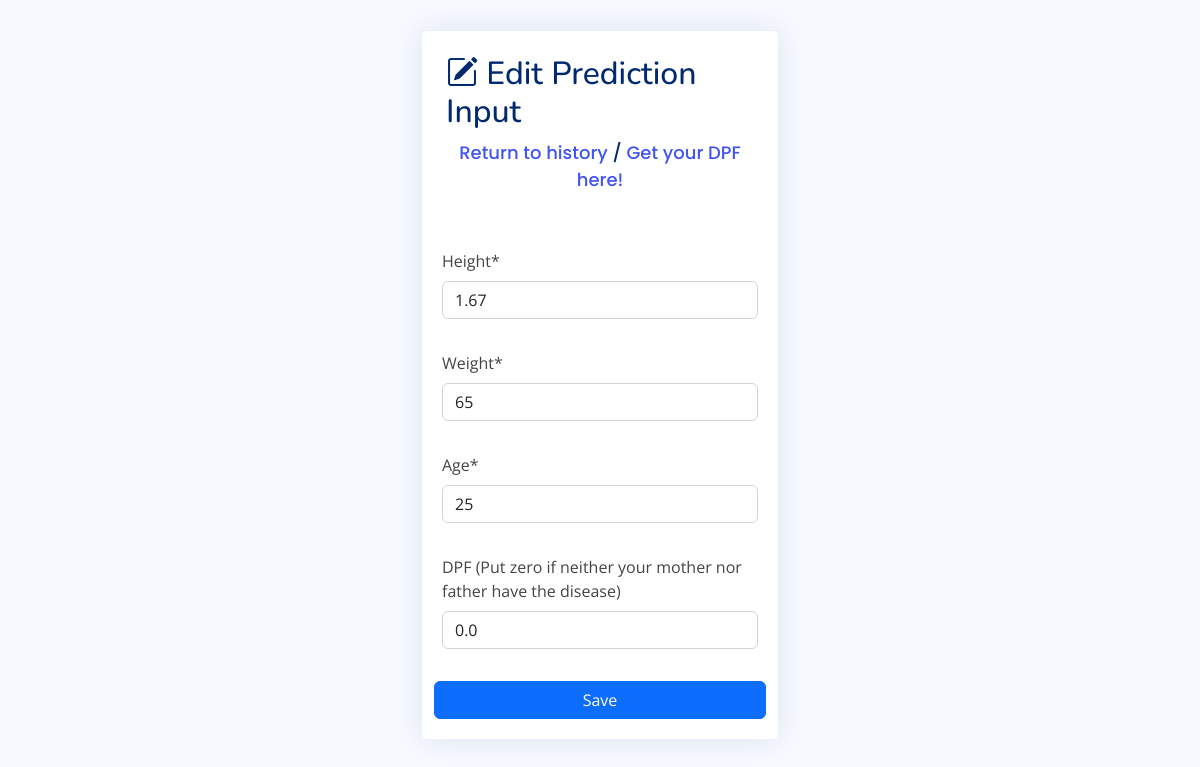
/history/predictions/2 (signed in), run on the app's committed database.
### dashboard/models.py (models this page shows, shortened)
class PredictionData(models.Model):
	author = models.ForeignKey(User, on_delete=models.CASCADE)
	height = models.FloatField(null=True)
	weight = models.PositiveIntegerField(null=True)
	age = models.PositiveIntegerField(null=True)
	date = models.DateTimeField(auto_now_add=True)
	dpf = models.FloatField(default=0)
	bmi = models.FloatField(blank=True)
	predictions = models.PositiveIntegerField(blank=True)

### dashboard/views.py (the view)
# urls.py: path('history/predictions/<int:pk>', views.predictionEdit, name='prediction-edit'),
@login_required
def predictionEdit(request, pk):
	predictionSingleInfo = PredictionData.objects.get(id=pk)
	if request.method == 'POST':
		form_prediction = EditPredictionDataForm(request.POST, instance=predictionSingleInfo)
		if form_prediction.is_valid():
			form_prediction.save()
			return redirect('dashboard-history')
	else:
		form_prediction = EditPredictionDataForm(instance=predictionSingleInfo)
	context = {
		'predictionSingleInfo': predictionSingleInfo,
		'form_prediction': form_prediction,
	}
	return render(request, 'dashboard/edit-prediction-history.html', context)

### dashboard/forms.py
class EditPredictionDataForm(forms.ModelForm):
	dpf = forms.CharField(label="DPF (Put zero if neither your mother nor father have the disease)", required=False)
	class Meta:
		model = PredictionData
		fields = ['height', 'weight', 'age', 'dpf']

### templates/dashboard/edit-prediction-history.html (shortened to what this page needs)
{% extends 'partials/baselogin.html' %}
{% load crispy_forms_tags %}
{% block content %}
<div class="container">
	<div class="row align-items-center justify-content-center" style="height:100vh;">
		<div class="col-md-4">
			<div class="card">
				<div class="card-title p-4">
					<h2><i class="bi bi-pencil-square"></i> Edit Prediction Input</h2>
					<div class="text-center">
						<a href="{% url 'dashboard-history' %}">Return to history</a> /
          				<a href="#" data-bs-toggle="modal" data-bs-target="#exampleModal">Get your DPF here!</a>
					</div>
				</div>
				<div class="card-body">
					<form class="row g-3 mt-2" method="POST">
						{{ form_prediction|crispy }}
            <input type="Submit" class="btn btn-primary" value="Save">
					</form>
				</div>
			</div>
		</div>
	</div>
</div>
{% endblock %}

### static/assets/css/style.css (style rules this page uses)
:root { scroll-behavior: smooth; }
body { font-family: "Open Sans", sans-serif; background: #f6f9ff; color: #444444; }
a { color: #4154f1; text-decoration: none; }
h1, h2, h3, h4, h5, h6 { font-family: "Nunito", sans-serif; }
.card { margin-bottom: 30px; border: none; border-radius: 5px; box-shadow: 0px 0 30px rgba(1, 41, 112, 0.1); }
.card-title { padding: 20px 0 15px 0; font-size: 18px; font-weight: 500; color: #012970; font-family: "Poppins", sans-serif; }
.card-body { padding: 0 20px 20px 20px; }

### data on the page
PredictionData: height "1.67", weight "65", age "25", dpf "0.0"
